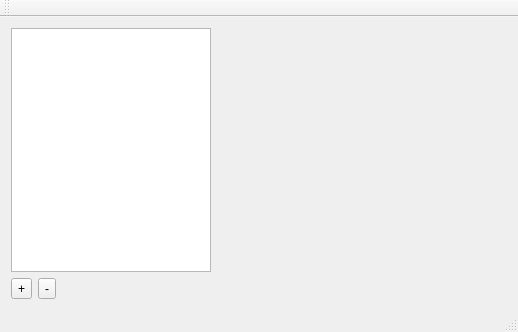
<?xml version="1.0" encoding="UTF-8"?>
<ui version="4.0">
 <class>MainWindow</class>
 <widget class="QMainWindow" name="MainWindow">
  <property name="geometry">
   <rect>
    <x>0</x>
    <y>0</y>
    <width>518</width>
    <height>332</height>
   </rect>
  </property>
  <property name="windowTitle">
   <string>MainWindow</string>
  </property>
  <widget class="QWidget" name="centralWidget">
   <layout class="QHBoxLayout" name="horizontalLayout_3">
    <item>
     <widget class="QFrame" name="frame">
      <property name="minimumSize">
       <size>
        <width>200</width>
        <height>0</height>
       </size>
      </property>
      <property name="maximumSize">
       <size>
        <width>200</width>
        <height>16777215</height>
       </size>
      </property>
      <property name="frameShape">
       <enum>QFrame::NoFrame</enum>
      </property>
      <property name="frameShadow">
       <enum>QFrame::Raised</enum>
      </property>
      <layout class="QVBoxLayout" name="verticalLayout">
       <property name="leftMargin">
        <number>0</number>
       </property>
       <property name="topMargin">
        <number>0</number>
       </property>
       <property name="rightMargin">
        <number>0</number>
       </property>
       <property name="bottomMargin">
        <number>0</number>
       </property>
       <item>
        <widget class="QListView" name="stopsList"/>
       </item>
       <item>
        <layout class="QHBoxLayout" name="horizontalLayout">
         <item>
          <widget class="QToolButton" name="addStop">
           <property name="text">
            <string>+</string>
           </property>
          </widget>
         </item>
         <item>
          <widget class="QToolButton" name="removeStop">
           <property name="text">
            <string>-</string>
           </property>
          </widget>
         </item>
         <item>
          <spacer name="horizontalSpacer">
           <property name="orientation">
            <enum>Qt::Horizontal</enum>
           </property>
           <property name="sizeHint" stdset="0">
            <size>
             <width>40</width>
             <height>20</height>
            </size>
           </property>
          </spacer>
         </item>
        </layout>
       </item>
      </layout>
     </widget>
    </item>
    <item>
     <widget class="QWidget" name="bus_times_container" native="true">
      <property name="sizePolicy">
       <sizepolicy hsizetype="Preferred" vsizetype="Preferred">
        <horstretch>0</horstretch>
        <verstretch>0</verstretch>
       </sizepolicy>
      </property>
      <layout class="QVBoxLayout" name="verticalLayout_3">
       <property name="leftMargin">
        <number>0</number>
       </property>
       <property name="topMargin">
        <number>0</number>
       </property>
       <property name="rightMargin">
        <number>0</number>
       </property>
       <property name="bottomMargin">
        <number>0</number>
       </property>
       <item>
        <layout class="QVBoxLayout" name="bus_times_layout"/>
       </item>
      </layout>
     </widget>
    </item>
   </layout>
  </widget>
  <widget class="QMenuBar" name="menuBar">
   <property name="geometry">
    <rect>
     <x>0</x>
     <y>0</y>
     <width>518</width>
     <height>22</height>
    </rect>
   </property>
  </widget>
  <widget class="QToolBar" name="mainToolBar">
   <attribute name="toolBarArea">
    <enum>TopToolBarArea</enum>
   </attribute>
   <attribute name="toolBarBreak">
    <bool>false</bool>
   </attribute>
  </widget>
  <widget class="QStatusBar" name="statusBar">
   <property name="enabled">
    <bool>true</bool>
   </property>
  </widget>
 </widget>
 <layoutdefault spacing="6" margin="11"/>
 <resources/>
 <connections/>
</ui>
